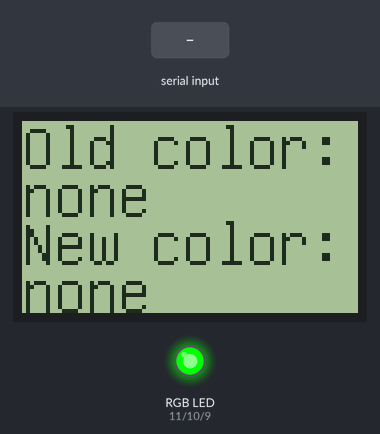
Recording of a sketch running on a simulated Arduino Uno, built with avr-gcc and run on an emulated ATmega328P. Shown: 84×48 one-colour display, an RGB LED mixed from three pins (HIGH = lit). The inputs (shaded band) are chosen by the test bench.

Above: at 1.2 s.
1.3 s: "c" received over Serial
At 2.4 s:
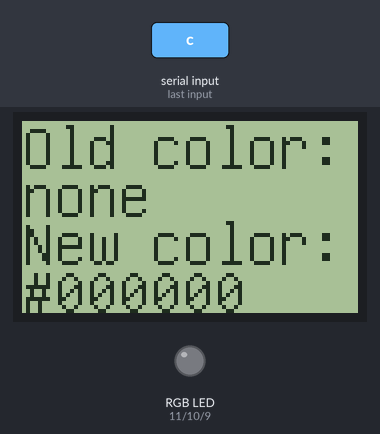
Timing chart, 0 to 4.3 s (numbered marks = the images above; inputs shaded):
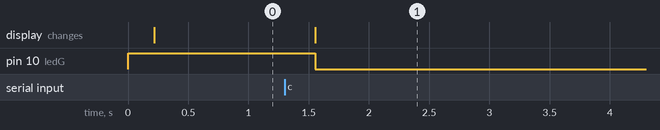

The sketch:

arduino_led_controller.ino
```cpp
#include "U8glib.h"

// u8glib constructor
U8GLIB_PCD8544 u8g(8, 4, 7, 5, 6);

char command;
String string;
String oldColor = "none";
String currentColor = "none";

boolean on = true;

#define ledR 11
#define ledG 10
#define ledB 9

int colors[3] = {0, 255, 0};

void setup()
{
    Serial.begin(9600);
    pinMode(ledR, OUTPUT);
    pinMode(ledG, OUTPUT);
    pinMode(ledB, OUTPUT);

    if ( u8g.getMode() == U8G_MODE_R3G3B2 ) {
        u8g.setColorIndex(255);     // white
    }
    else if ( u8g.getMode() == U8G_MODE_GRAY2BIT ) {
        u8g.setColorIndex(3);         // max intensity
    }
    else if ( u8g.getMode() == U8G_MODE_BW ) {
        u8g.setColorIndex(1);         // pixel on
    }
    else if ( u8g.getMode() == U8G_MODE_HICOLOR ) {
        u8g.setHiColorByRGB(255,255,255);
    }
    ledOn();
    pinMode(8, OUTPUT);
}

void loop()
{
    if(Serial.available() > 0 ) {
        // reset string
        string = "";
    }

    while(Serial.available() > 0) {
        command = ((byte)Serial.read());
        string += command;
    }

    if (string == "ON") {
        on = true;
        ledOn();

    } else if (string == "OFF") {
        on = false;
        ledOff();
    } else if(string.substring(0,1) == "c") {
        int red = string.substring(1,4).toInt();
        int green = string.substring(4,7).toInt();
        int blue = string.substring(7,10).toInt();

        // update color only if color has changed
        if (red != colors[0] || green != colors[1] || blue != colors[2]) {
            colors[0] = red;
            colors[1] = green;
            colors[2] = blue;

            oldColor = currentColor;
            currentColor = "#";
            for(int i=0;i<3;i++) {
                if (colors[i] < 16) {
                    currentColor += "0";
                }
                currentColor += String(colors[i], HEX);
            }
        }

    }

    // draw to display
    u8g.firstPage();
    do {
        draw();
    } while( u8g.nextPage() );

    if(on) {
        ledOn();
    }
}

void ledOn() {
    analogWrite(ledR, colors[0]);
    analogWrite(ledG, colors[1]);
    analogWrite(ledB, colors[2]);
    delay(10);
}

void ledOff() {
    analogWrite(ledR, 0);
    analogWrite(ledG, 0);
    analogWrite(ledB, 0);
    delay(10);
}

void draw() {
    // u8g.setRot180(); // rotate screen
    u8g.setFont(u8g_font_unifont);
    u8g.drawStr( 0, 12, "Old color:");
    u8g.drawStr( 0, 24, oldColor.c_str());
    u8g.drawStr( 0, 36, "New color:");
    u8g.drawStr( 0, 48, currentColor.c_str());
}
```

Measured:
- after the input at 1.3 s, pin 10 (ledG): HIGH → LOW after 0.25 s; the display: changes after 0.25 s (image 1)
